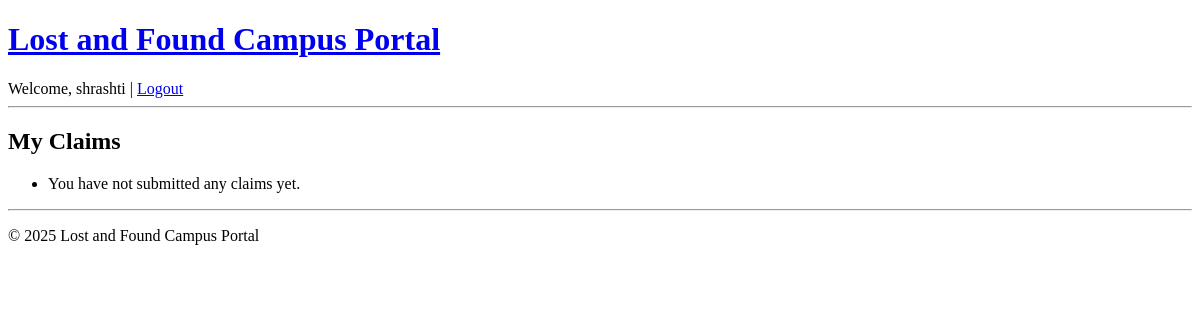
The page /claims/ (signed in) on the database as committed earlier.
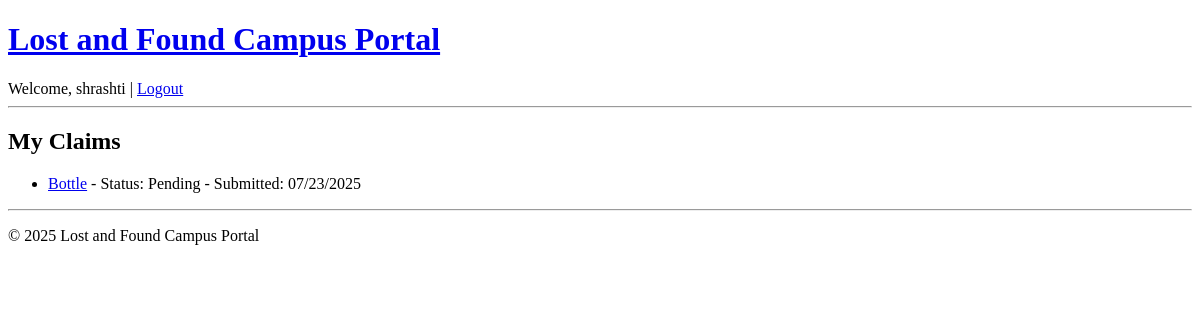
The same page on the database as committed later.
### core/models.py (models this page shows, shortened)
class Claim(models.Model):
    STATUS_CHOICES = [
        ('pending', 'Pending'),
        ('approved', 'Approved'),
        ('rejected', 'Rejected'),
    ]
    lost_item = models.ForeignKey('LostItem', on_delete=models.CASCADE, related_name='claims')
    claimant = models.ForeignKey(User, on_delete=models.CASCADE, related_name='claims')
    description = models.TextField()
    photo = models.ImageField(upload_to='claim_photos/', blank=True, null=True)
    status = models.CharField(max_length=10, choices=STATUS_CHOICES, default='pending')
    submitted_at = models.DateTimeField(auto_now_add=True)
    proof = models.ImageField(upload_to='claim_proofs/', blank=True, null=True)
    last_seen_location = models.CharField(max_length=255, blank=True)
    unique_marking = models.CharField(max_length=255, blank=True)
    contents_description = models.TextField(blank=True)

class LostItem(models.Model):
    STATUS_CHOICES = [
        ('lost', 'Lost'),
        ('found', 'Found'),
        ('claimed', 'Claimed'),
    ]
    title = models.CharField(max_length=200)
    description = models.TextField()
    location = models.CharField(max_length=200)
    date_lost = models.DateField()
    photo = models.ImageField(upload_to='lost_items/', blank=True, null=True)
    status = models.CharField(max_length=10, choices=STATUS_CHOICES, default='lost')
    reporter = models.ForeignKey(User, on_delete=models.CASCADE, related_name='lost_items')
    created_at = models.DateTimeField(auto_now_add=True)

### core/views.py (the view)
# urls.py: path('claims/', ClaimListView.as_view(), name='claim_list'),
class ClaimListView(LoginRequiredMixin, ListView):
    model = Claim
    template_name = 'core/claim_list.html'
    paginate_by = 10
    def get_queryset(self):
        return Claim.objects.filter(claimant=self.request.user).order_by('-submitted_at')

### core/templates/core/claim_list.html
{% extends "base.html" %}
{% block content %}
  <h2>My Claims</h2>
  <ul>
    {% for claim in object_list %}
      <li>
        <a href="{% url 'claim_detail' claim.pk %}">{{ claim.lost_item.title }}</a>
        - Status: {{ claim.get_status_display }} - Submitted: {{ claim.submitted_at|date:"SHORT_DATE_FORMAT" }}
      </li>
    {% empty %}
      <li>You have not submitted any claims yet.</li>
    {% endfor %}
  </ul>
{% endblock %}

### core/templates/base.html (shortened to what this page needs)
<!DOCTYPE html>
<html lang="en">
<head>
</head>
<body>
    <header>
        <h1><a href="{% url 'home' %}">Lost and Found Campus Portal</a></h1>
        <nav>
            {% if user.is_authenticated %}
                Welcome, {{ user.username }} |
                <a href="{% url 'account_logout' %}">Logout</a>
            {% else %}
                <a href="{% url 'account_login' %}">Login</a> |
                <a href="{% url 'account_signup' %}">Sign Up</a>
            {% endif %}
        </nav>
        <hr />
    </header>
    <main>
        {% block content %}
        {% endblock %}
    </main>
    <footer>
        <hr />
        <p>© 2025 Lost and Found Campus Portal</p>
    </footer>
</body>
</html>

Rows that differ between the two databases and show on the page:
added Claim: lost_item "Bottle", status "Pending", submitted_at "07/23/2025"
Other text that changed with them:
text no longer shown: "You have not submitted any claims yet."
